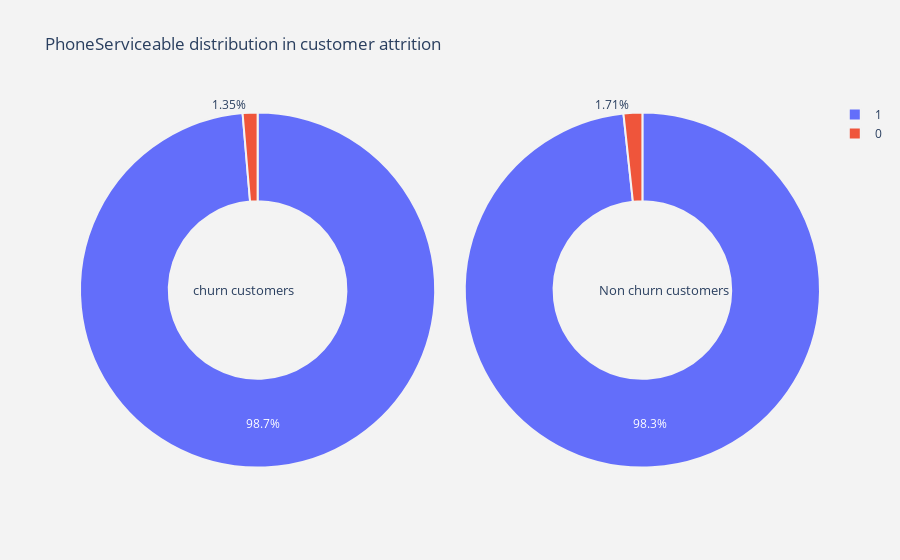

Source (notebook cell):
### Markdown cell above
Let's take a look at PhoneServiceable,HSDServiceable and VideoServicable

### Code cell
plot_pie('PhoneServiceable')

### Figure 1 — Plotly figure (JSON) as saved in the notebook; plotly's stock layout.template omitted (floating-point values rounded to 4 significant figures)
{"data": [{"domain": {"x": [0, 0.48]}, "hole": 0.5, "hoverinfo": "label+percent+name", "labels": [1, 0], "marker": {"line": {"color": "rgb(243,243,243)", "width": 2}}, "name": "Churn Customers", "type": "pie", "values": [193853, 2650]}, {"domain": {"x": [0.52, 1]}, "hole": 0.5, "hoverinfo": "label+percent+name", "labels": [1, 0], "marker": {"line": {"color": "rgb(243,243,243)", "width": 2}}, "name": "Non churn customers", "type": "pie", "values": [55114, 956]}], "layout": {"annotations": [{"font": {"size": 13}, "showarrow": false, "text": "churn customers", "x": 0.15, "y": 0.5}, {"font": {"size": 13}, "showarrow": false, "text": "Non churn customers", "x": 0.88, "y": 0.5}], "paper_bgcolor": "rgb(243,243,243)", "plot_bgcolor": "rgb(243,243,243)", "title": {"text": "PhoneServiceable distribution in customer attrition "}}}
